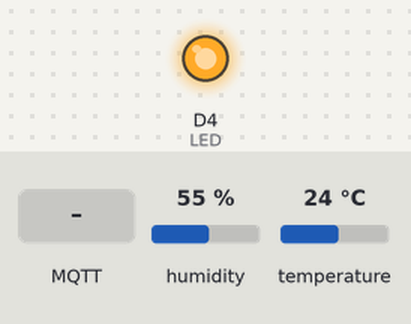
A sketch run on a simulated ESP8266 (NodeMCU). On the bench: output pins drawn as LEDs (lit = HIGH). The inputs (shaded band) are chosen by the test bench; at power-on: humidity 55 %, temperature 24 °C. WiFi joins after 1.5 s; servers stay silent unless stated; no MQTT or app messages arrive unless stated; what the sketch prints to the serial monitor is not drawn.

Above: at 2.7 s.
2.8 s: MQTT message "0" arrives on the first subscribed topic
At 6.0 s:
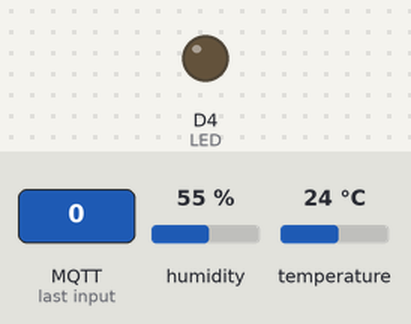
7.0 s: MQTT message "on" arrives on the first subscribed topic
Timing chart, 0 to 10.0 s (numbered marks = the images above; inputs shaded):
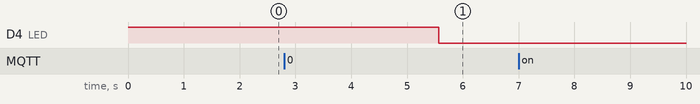

The sketch:

dht22_mqtt.ino
```cpp
/*
 * Comandos que reconoce mqtt como strings:
- led_on - enciende el led del arduino
- led_off - apaga el led del arduino
- hum: 30 - configura el limite de la humedad para que se encienda el led a 30, se puede poner el numero entero que se quiera (esta hecho para ponerlo asi,
  con un espacio detras de los dos puntos y ningun espacio antes de hum ni despues del valor)
- temp: 50 - configura el limite de la temperatura a 50 de forma similar a la humedad
- 2d humedad - comando para pedir la humedad por el canal del segundo bot
- 2d temperatura - comando para pedir la temperatura por el canal del segundo bot
*/

#include <ESP8266WiFi.h>
#include <PubSubClient.h>
#include "DHT.h"

#define DHTPIN D2
#define DHTTYPE DHT22

#define LED D4

DHT dht(DHTPIN, DHTTYPE);

const char* ssid = "";
const char* password = "";

const char* mqtt_server = "192.168.1.11";

const char* topic_subscribe = "bot_orders";
const char* topic_publish = "dht_values2";

WiFiClient espClient;
PubSubClient client(espClient);

long lastMsg = 0;
char msg[50];
int value = 0;

int hum_limit = 50;
int temp_limit = 40;

bool temp_enviar = false;
bool hum_enviar = false;

bool hum_encendido = false;
bool temp_encendido = false;

void setup() {
  pinMode(LED, OUTPUT); //inicializacion del led

  Serial.begin(115200); //baud rate
  digitalWrite(LED, HIGH); // se apaga el led

  setup_wifi(); //conexion del wifi
  client.setServer(mqtt_server, 1883); //servidor mqtt y puerto
  client.setCallback(callback); //funcion de callback para cuando se reciba un mensaje

  dht.begin(); //se inician los sensores
}

void setup_wifi() {

  delay(10);

  Serial.println(ssid); //muestra la red a la que se quiere conectar

  WiFi.begin(ssid, password); //red y password

  while (WiFi.status() != WL_CONNECTED) {
    delay(500);
    Serial.print(".");
  }

  Serial.println("");
  Serial.println("WiFi connected");
  Serial.println("IP address: ");
  Serial.println(WiFi.localIP());
}

void callback(char* topic, byte* payload, unsigned int length) {
  Serial.print("Message arrived [");
  Serial.print(topic);
  Serial.print("] ");
  char rcv[50];
  int len;
  for (int i = 0; i < length; i++) {
    char a = (char)payload[i];
    Serial.print(a);
    rcv[i] = a;
    len++;
  }
  Serial.println();

  if (iguales(rcv, "led_on", length)) {
    digitalWrite(LED, LOW);  // se enciende con LOW
  }

  if (iguales(rcv, "led_off", length)){
    digitalWrite(LED, HIGH); // se apaga con high
  }

  if (iguales(rcv, "hum", 3)){
     hum_limit = 0;
     for(int i = 5; i < length; i++){
      hum_limit = hum_limit*10 + entero(rcv[i]);
     }
     snprintf(msg, 75, "Limite de humedad configurado: %i", hum_limit);
     client.publish(topic_publish, msg);
  }
  if (iguales(rcv, "temp", 4)){
     temp_limit = 0;
     for(int i = 6; i < length; i++){
      temp_limit = temp_limit*10 + entero(rcv[i]);
     }
     snprintf(msg, 75, "Limite de temperatura configurado: %i", temp_limit);
     client.publish(topic_publish, msg);
  }

  if (iguales(rcv, "2d temperatura", 14)){
      temp_enviar = true;
  }

  if (iguales(rcv, "2d humedad", 10)){
      hum_enviar = true;
  }
}

bool iguales(char* str1, char* str2, int len){
  for (int i = 0; i < len; i++){
    if (str1[i] != str2[i])
      return false;
  }
  return true;
}

int entero(char a){
  switch(a){
  case '0': return 0;
  case '1': return 1;
  case '2': return 2;
  case '3': return 3;
  case '4': return 4;
  case '5': return 5;
  case '6': return 6;
  case '7': return 7;
  case '8': return 8;
  case '9': return 9;
  default: return 0;
  }
}

void reconnect() {
  while (!client.connected()) {
    Serial.print("Intento de conexión MQTT");
    if (client.connect("ESP8266Client")) { //si se ha conseguido conectar a MQTT
      Serial.println("conectado"); //informa de que se ha podido conectar
      client.publish(topic_publish, "conectado"); // publica en 'topic_publish' (definido arriba) que se ha conectado
      client.subscribe(topic_subscribe); // se suscribe 'topic_subscribe' (definido arriba)
    } else { // no ha coneguido conectarse a MQTT, informa del fallo
      Serial.print("Fallo, rc=");
      Serial.print(client.state());
      delay(5000);
    }
  }
}
void loop() {

  if (!client.connected()) {
    reconnect();
  }
  client.loop();

  delay(2000);
  unsigned long init_time = millis();
  unsigned long new_time = millis();

  float t;
  float h;

  for (int i = 0; i < 2; i++){
    if(temp_enviar){
      t = dht.readTemperature();
      if (isnan(t)) {
        Serial.println("Failed to read from DHT sensor!");
        return;
      }
      snprintf(msg, 75, "2d Temperatura pedida: %f", t);
      client.publish(topic_publish, msg);
      temp_enviar = false;
    }
    if(hum_enviar){
      h = dht.readHumidity();
      if (isnan(h)) {
        Serial.println("Failed to read from DHT sensor!");
        return;
      }
      snprintf(msg, 75, "2d Humedad pedida: %f", h);
      client.publish(topic_publish, msg);
      hum_enviar = false;
    }
    delay(1000);
  }

  h = dht.readHumidity();
  // Read temperature as Celsius (the default)
  t = dht.readTemperature();

  // Check if any reads failed and exit early (to try again).
  if (isnan(h) || isnan(t)) {
    Serial.println("Failed to read from DHT sensor!");
    return;
  }

  snprintf(msg, 75, "2d Humedad: %f", h);
  client.publish(topic_publish, msg);
  snprintf(msg, 75, "2d Temperatura ºC: %f", t);
  client.publish(topic_publish, msg);
  init_time = millis();

  if((h > hum_limit && !(hum_encendido))){
    digitalWrite(LED, LOW);
    hum_encendido = true;
  }
  if (t > temp_limit && !(temp_encendido)){
    digitalWrite(LED,LOW);
    temp_encendido = true;
  }

  if(t < temp_limit && temp_encendido){
    temp_encendido = false;
  }

  if(h < hum_limit && hum_encendido){
    hum_encendido = false;
  }
}
```

Measured:
- after the input at 7.0 s, every drawn part: stays the same
